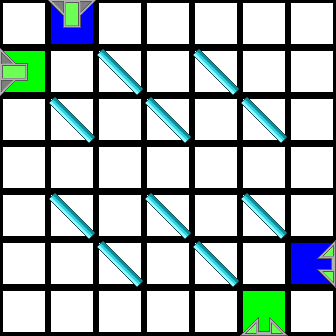

A 2D game scene composited from a Tiled map and its tileset images. What follows is a short description and the map's XML, with every tile layer's data as written:
An orthogonal 7x7 tile map with 48x48 px tiles, 2 tile layers (Colors, Tiles).

<map version="1.0" orientation="orthogonal" renderorder="right-down" width="7" height="7" tilewidth="48" tileheight="48">
 <properties>
  <property name="AvailableTiles" value="2, 2, 2" />
 </properties>
 <tileset firstgid="1" source="tiles.tsx" />
 <layer name="Colors" width="7" height="7">
  <data encoding="csv">
47,43,47,47,47,47,47,
42,47,47,47,47,47,47,
47,47,47,47,47,47,47,
47,47,47,47,47,47,47,
47,47,47,47,47,47,47,
47,47,47,47,47,47,43,
47,47,47,47,47,42,47
</data>
 </layer>
 <layer name="Tiles" width="7" height="7">
  <data encoding="csv">
1,7,1,1,1,1,1,
6,1,3,1,3,1,1,
1,3,1,3,1,3,1,
1,1,1,1,1,1,1,
1,3,1,3,1,3,1,
1,1,3,1,3,1,12,
1,1,1,1,1,9,1
</data>
 </layer>
</map>
